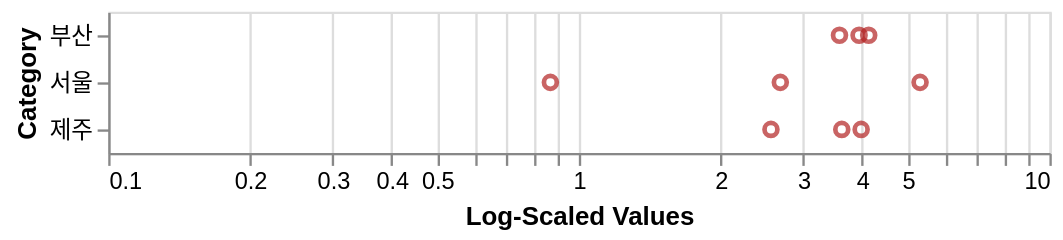

Here is the notebook cell this chart was saved with:
### Markdown cell above
## 시각화 사용자 정의하기 (Customizing a Visualization)

기본적으로 Altair / Vega-Lite는 시각화의 속성에 대해 몇 가지 선택을 하지만, 시각화의 모양을 사용자 정의하는 메서드를 사용하여 이를 변경할 수 있습니다. 예를 들어, 채널 클래스의 `axis` 속성을 사용하여 축 제목을 지정할 수 있고, `scale` 속성을 사용하여 스케일 속성을 수정할 수 있으며, `Chart.mark_*` 메서드의 `color` 키워드를 유효한 [CSS 색상 문자열](https://developer.mozilla.org/en-US/docs/Web/CSS/color_value)로 설정하여 마킹의 색상을 지정할 수 있습니다:

### Code cell
alt.Chart(df).mark_point(color='firebrick').encode(
  alt.X('precip', scale=alt.Scale(type='log'), axis=alt.Axis(title='로그 스케일 값')),
  alt.Y('city', axis=alt.Axis(title='범주')),
)

### Figure 1 — Vega-Lite specification as saved in the notebook (floating-point values rounded to 4 significant figures)
{"config": {"view": {"continuousWidth": 400, "continuousHeight": 300}}, "data": {"name": "data-fdfbb22e8e0e89f6556d8a3b434b0c97"}, "mark": {"type": "point", "color": "firebrick"}, "encoding": {"x": {"type": "quantitative", "axis": {"title": "Log-Scaled Values"}, "field": "precip", "scale": {"type": "log"}}, "y": {"type": "nominal", "axis": {"title": "Category"}, "field": "city"}}, "$schema": "https://vega.github.io/schema/vega-lite/v4.8.1.json", "datasets": {"data-fdfbb22e8e0e89f6556d8a3b434b0c97": [{"city": "서울", "month": "4월", "precip": 2.68}, {"city": "서울", "month": "8월", "precip": 0.87}, {"city": "서울", "month": "12월", "precip": 5.31}, {"city": "부산", "month": "4월", "precip": 3.94}, {"city": "부산", "month": "8월", "precip": 4.13}, {"city": "부산", "month": "12월", "precip": 3.58}, {"city": "제주", "month": "4월", "precip": 3.62}, {"city": "제주", "month": "8월", "precip": 3.98}, {"city": "제주", "month": "12월", "precip": 2.56}]}}
